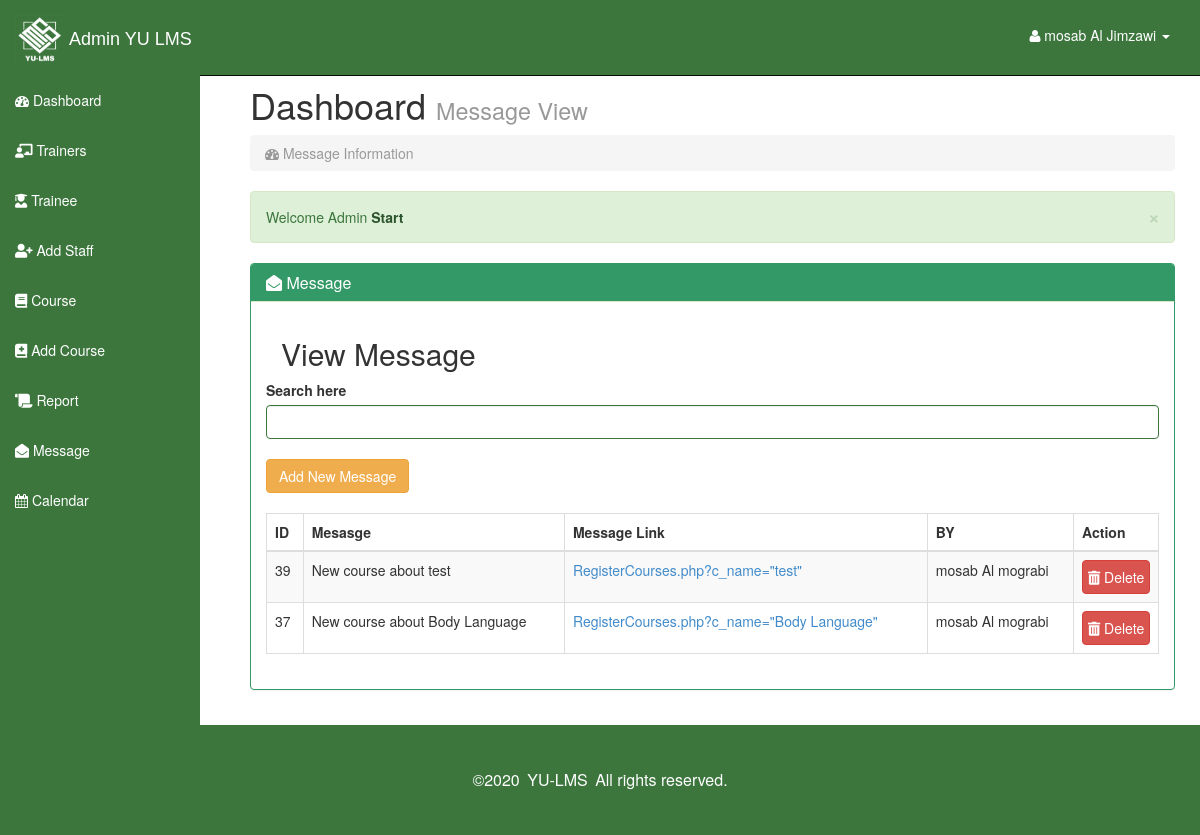
The app's page /admin/Message.php (signed in) with its own data.
### tables this page shows
CREATE TABLE `message_table` (
  `msg_id` int(50) NOT NULL,
  `msg_text` varchar(3000) NOT NULL,
  `msg_link` varchar(3000) NOT NULL,
  `admin_id` int(5) NOT NULL
);

CREATE TABLE `admin_table` (
  `admin_id` int(5) NOT NULL,
  `admin_name` varchar(50) NOT NULL,
  `admin_email` varchar(50) NOT NULL,
  `admin_password` varchar(50) NOT NULL,
  `admin_phone_num` char(10) NOT NULL
);

### admin/Message.php (the view, shortened to what this page needs)
<?php session_start();
include"connect.php";?>
<?php
function message_info($conn)
{
$table='';
$records="SELECT admin_name,msg_id,msg_text,msg_link FROM message_table msg ,admin_table adm
          WHERE msg.admin_id=adm.admin_id
          ORDER BY  msg_id DESC ";
$result = mysqli_query($conn,$records);
if(mysqli_num_rows($result)>0)
{
while($row=mysqli_fetch_assoc($result))
{
  $msg_id=$row['msg_id'];
  $table.="<tr>";
  $table.= "<td>".$row['msg_id']." </td>";
  $table.= "<td>".$row['msg_text']." </td>";
  $table.= "<td><a href='".$row['msg_link']."'>".$row['msg_link']."</a> </td>";
  $table.= "<td>".$row['admin_name']." </td>";
  $table.= "<td>
         <a  class='btn btn-danger btn-block' name='btnDelete' href='deleteMSG.php?msg_id=$msg_id'>
         <i class='fas fa-trash-alt'></i>
         Delete
        </a>
                  </td>
                 </tr>";
}}
return $table;
}
?>
<!DOCTYPE html>
<html lang="en">
  <head>
<link rel='stylesheet' href='https://use.fontawesome.com/releases/v5.7.0/css/all.css'>
    <link href="css/bootstrap.css" rel="stylesheet">
    <link href="css/sb-admin.css" rel="stylesheet">
    <link rel="stylesheet" href="font-awesome/css/font-awesome.min.css">
    <link rel="stylesheet" href="http://cdn.oesmith.co.uk/morris-0.4.3.min.css">
    <link rel="stylesheet" type="text/css" href="https://cdnjs.cloudflare.com/ajax/libs/sweetalert/1.1.0/sweetalert.min.css">
  </head>
  <body>
             <?php include 'sidNav.php';?>
      <div id="page-wrapper">
        <div class="row">
          <div class="col-lg-12">
            <h1>Dashboard <small>Message View</small></h1>
            <ol class="breadcrumb">
              <li class="active"><i class="fa fa-dashboard"></i>  Message Information </li>
            </ol>
            <div class="alert alert-success alert-dismissable">
              <button type="button" class="close" data-dismiss="alert" aria-hidden="true">&times;</button>
              Welcome Admin  <a class="alert-link" href="#">Start </a>
            </div>
          </div>
        </div>
        <div class="row">
          <div class="col-lg-12">
            <div class="panel panel-success">
              <div class="panel-heading">
                <h3 class="panel-title"><i class="fas fa-envelope-open"></i> Message</h3>
              </div>
              <div class="panel-body">
          <div class="col-lg-12">
            <h2>View Message</h2>
            </div>
            <div class="table-responsive">
              <div class="form-group has-success"> <label for="exampleInputEmail1">Search here </label> <input id="searchdata" type="text" name="searchdata" class="form-control " autocomplete="off" autofocus="autofocus">
                <br>
                <div class="text-left"><a href="AddMSG.php"><button class="btn btn-warning center">Add New Message</button></a></div>
                <br>
              <table class="table table-bordered table-hover table-striped tablesorter">
                <thead>
                  <tr>
                    <th>ID</th>
                    <th>Mesasge</th>
                    <th>Message Link</th>
                    <th>BY</th>
                    <th>Action</th>
                  </tr>
                </thead>
                <tbody id="table"> <?php echo message_info($conn); ?> </tbody>
              </table>
            </div>
          </div>
        </div>
    </div>
</div>
</div>
</div>
      </div>
<?php include "footers.php"; ?>
  </body>
</html>

### admin/css/sb-admin.css (style rules this page uses)
body { margin-top: 50px; }
#page-wrapper { width: 100%; padding: 5px 15px; }
table.tablesorter thead { cursor: pointer; }
@media (min-width:768px) { #page-wrapper { padding: 15px 25px; } }

### records on screen
message_table: msg_id "39", msg_text "New course about test", msg_link "RegisterCourses.php?c_name=\"test\"", admin.admin_name "mosab Al mograbi"
message_table: msg_id "37", msg_text "New course about Body Language", msg_link "RegisterCourses.php?c_name=\"Body Language\"", admin.admin_name "mosab Al mograbi"

### other values on screen
$_SESSION['txtuser'] "mosab Al Jimzawi"
